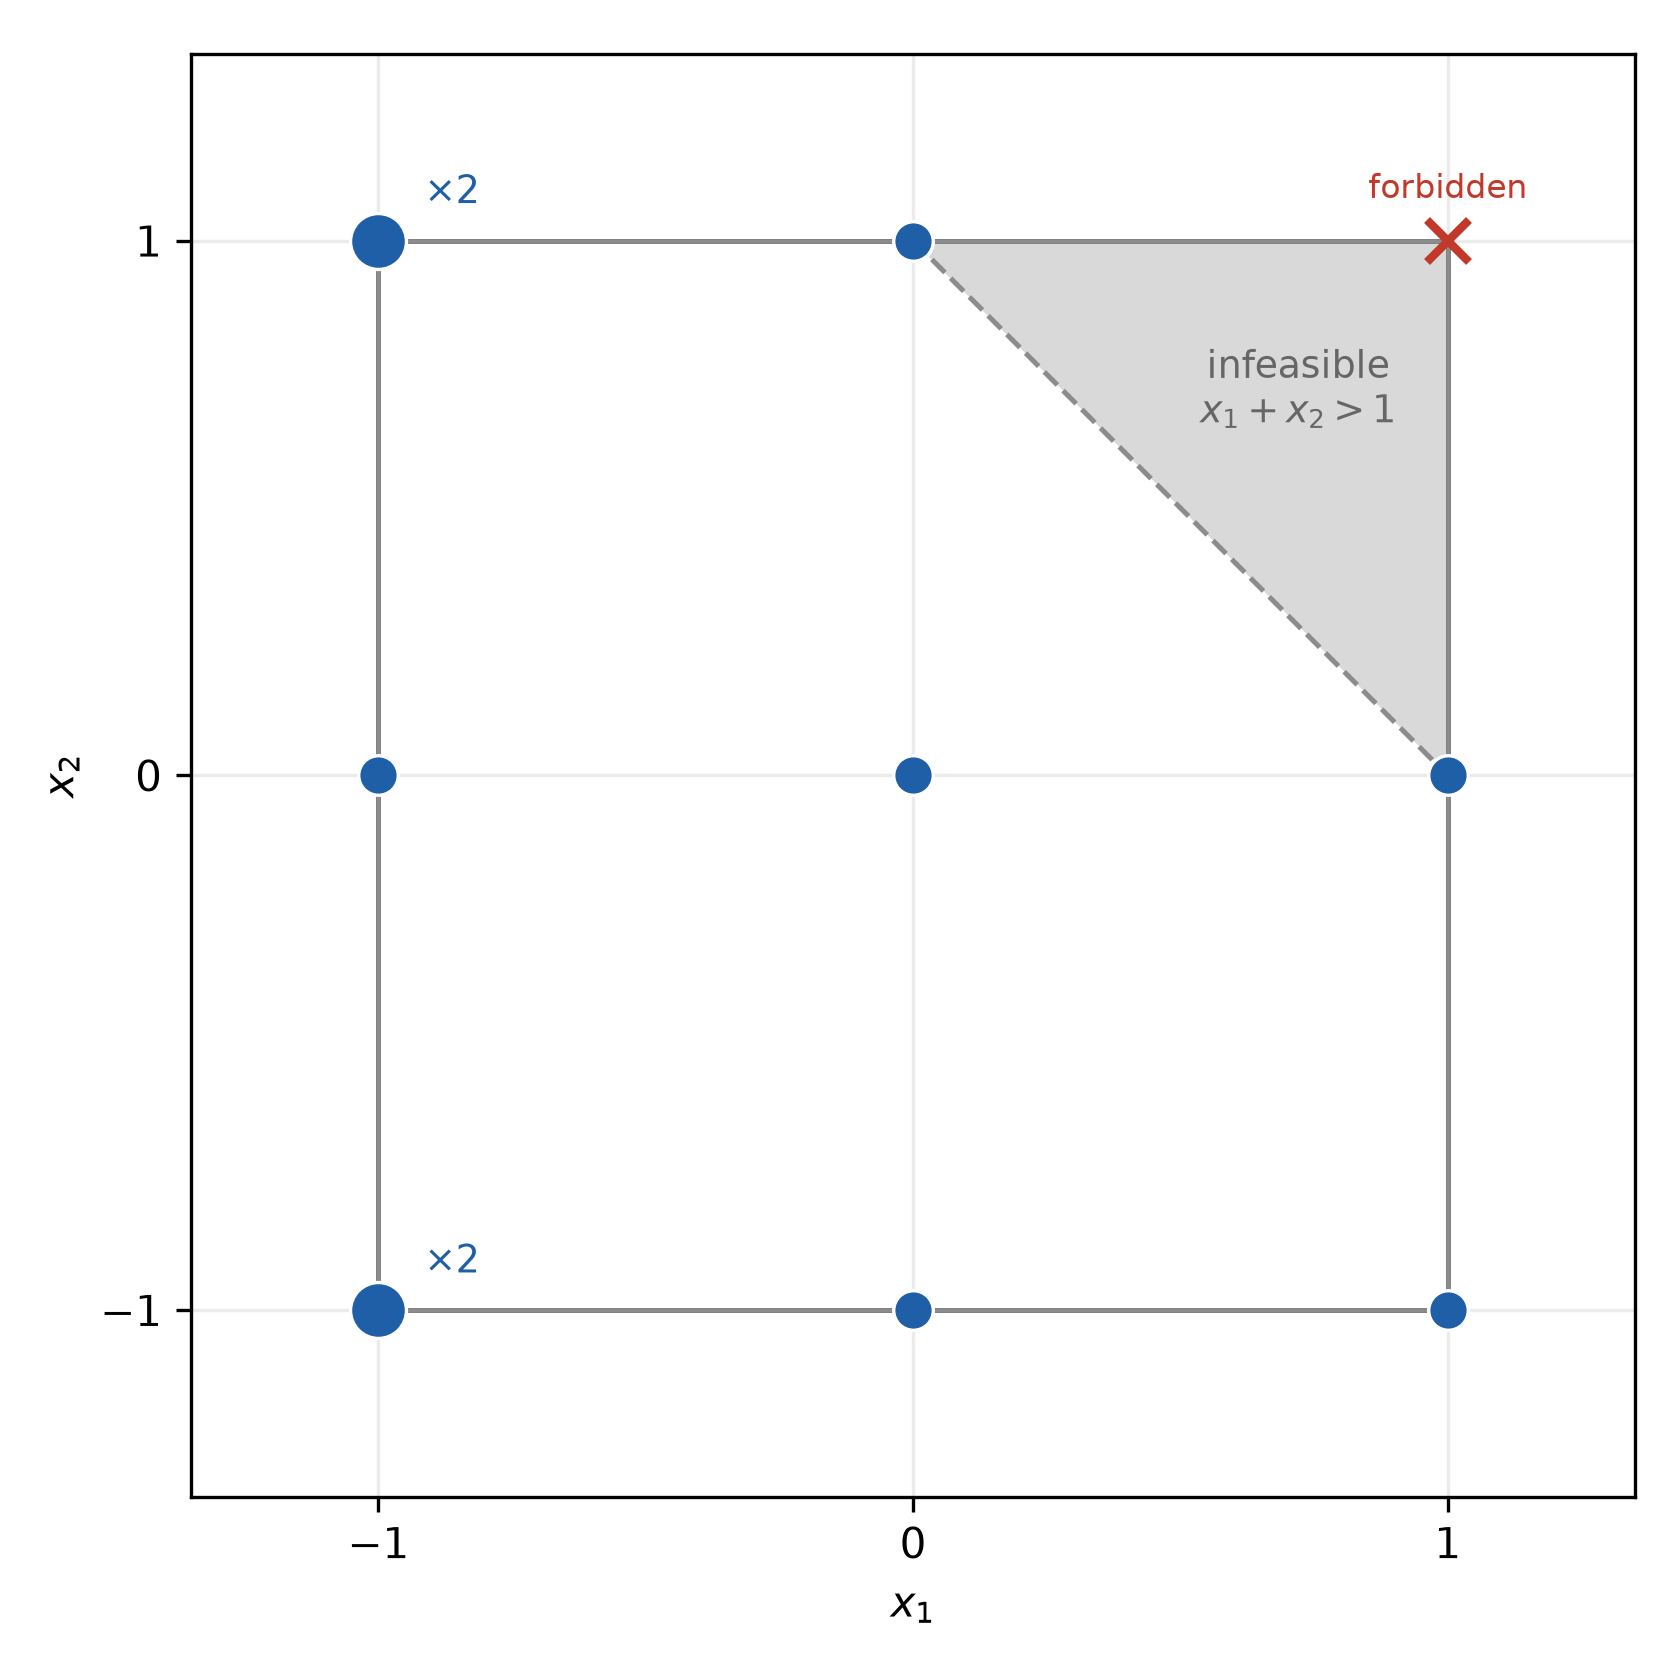

Generate this figure with Python:
"""Constrained D-optimal design for a two-factor quadratic model.

Illustrates section 5 of the "Optimal designs and OMARS designs" chapter. The region is the
coded square [-1, +1]^2 with the corner x1 + x2 > 1 forbidden. The ten-run D-optimal design
(found by coordinate-exchange, maximising det(X'X)) uses the eight feasible grid points, with
two of them run twice. Reproducible; run from this directory to write the PNG alongside it.
"""
import numpy as np
import matplotlib.pyplot as plt
from matplotlib.patches import Polygon

# The 10-run D-optimal design: (x1, x2): replication.
runs = {(-1, -1): 2, (-1, 0): 1, (-1, 1): 2, (0, -1): 1,
        (0, 0): 1, (0, 1): 1, (1, -1): 1, (1, 0): 1}

fig, ax = plt.subplots(figsize=(5.6, 5.6))

# Design region boundary and the infeasible corner x1 + x2 > 1.
ax.add_patch(Polygon([(-1, -1), (1, -1), (1, 1), (-1, 1)], closed=True,
                     fill=False, edgecolor="0.5", lw=1.2))
ax.add_patch(Polygon([(1, 0), (1, 1), (0, 1)], closed=True,
                     facecolor="0.85", edgecolor="none", zorder=0))
ax.plot([0, 1], [1, 0], color="0.55", lw=1.2, ls="--")
ax.text(0.72, 0.72, "infeasible\n$x_1 + x_2 > 1$", color="0.4", fontsize=9,
        ha="center", va="center")

# The forbidden corner.
ax.plot(1, 1, marker="x", color="#c0392b", ms=10, mew=2.0, zorder=4)
ax.text(1.0, 1.08, "forbidden", color="#c0392b", fontsize=8, ha="center")

# The chosen runs, marker area proportional to replication.
for (x1, x2), rep in runs.items():
    ax.scatter(x1, x2, s=90 * rep, color="#1f5fa8", zorder=5, edgecolor="white", lw=0.8)
    if rep == 2:
        ax.annotate(r"$\times 2$", (x1, x2), textcoords="offset points",
                    xytext=(11, 9), fontsize=9, color="#1f5fa8")

ax.set_xlabel("$x_1$")
ax.set_ylabel("$x_2$")
ax.set_xlim(-1.35, 1.35)
ax.set_ylim(-1.35, 1.35)
ax.set_aspect("equal")
ax.set_xticks([-1, 0, 1])
ax.set_yticks([-1, 0, 1])
ax.grid(alpha=0.25)
fig.tight_layout()
fig.savefig("constrained-d-optimal-region.png", dpi=300, facecolor="w", edgecolor="w",
            orientation="portrait", format=None, transparent=True)
print("saved figure")
